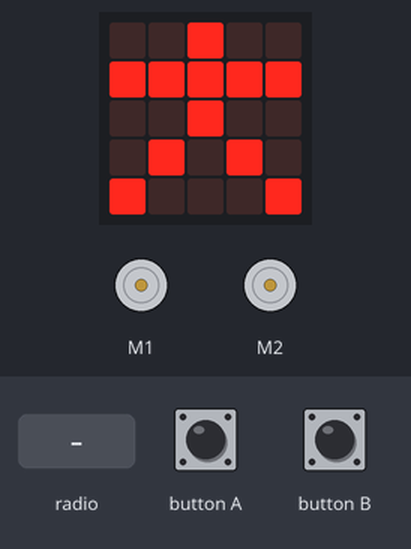
Bench run of a program on a simulated BBC micro:bit (MakeCode). On the bench: the board's 5×5 LED display, 2 × DC motor (green arrow = forward, orange = backward, longer = faster). The inputs (shaded band) are chosen by the test bench.

Above: at 1.8 s.
1.9 s: radio message "1" arrives
At 3.1 s:
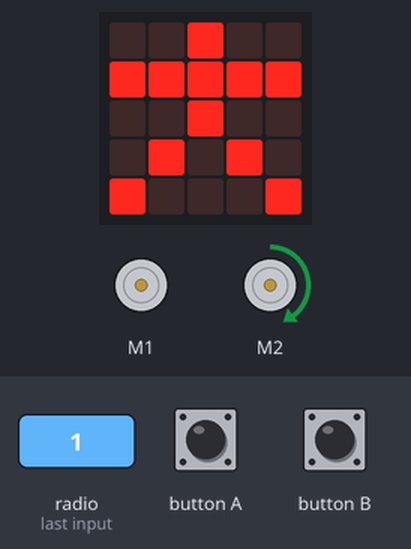
3.4 s: radio message "5" arrives
At 4.4 s:
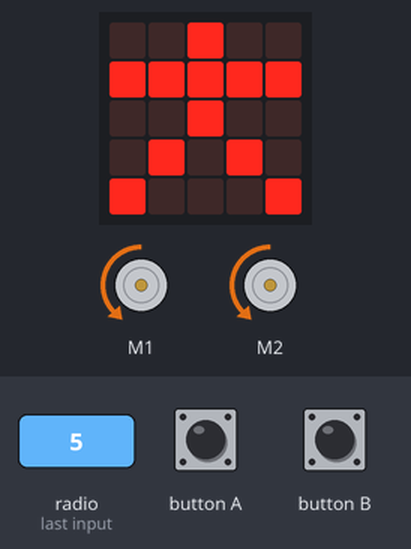
Timing chart, 0 to 6.4 s (numbered marks = the images above; inputs shaded):
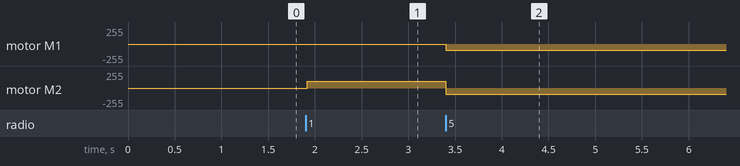

Measured:
- after the input at 1.9 s, motor M2: stopped → forward 99/255 at once
- after the input at 3.4 s, motor M1: stopped → backward 90/255 at once; motor M2: forward 99/255 → backward 90/255 at once

The program:

main.ts
```typescript
radio.onReceivedNumber(function (receivedNumber) {
    comando = receivedNumber
    if (comando == 1) {
        izquierda()
    }
    if (comando == 2) {
        derecha()
    }
    if (comando == 3) {
        adelante()
    }
    if (comando == 4) {
        Parar()
    }
    if (comando == 5) {
        atras()
    }
})
function derecha () {
    robotbit.MotorRunDual(
    robotbit.Motors.M1A,
    99,
    robotbit.Motors.M1B,
    0
    )
}
function Parar () {
    robotbit.MotorRunDual(
    robotbit.Motors.M1A,
    0,
    robotbit.Motors.M1B,
    0
    )
}
function adelante () {
    robotbit.MotorRunDual(
    robotbit.Motors.M1A,
    99,
    robotbit.Motors.M1B,
    99
    )
}
function atras () {
    robotbit.MotorRunDual(
    robotbit.Motors.M1A,
    -90,
    robotbit.Motors.M1B,
    -90
    )
}
function izquierda () {
    robotbit.MotorRunDual(
    robotbit.Motors.M1A,
    0,
    robotbit.Motors.M1B,
    99
    )
}
let comando = 0
radio.setGroup(1)
basic.showIcon(IconNames.StickFigure)
basic.forever(function () {
    if (input.isGesture(Gesture.TiltLeft)) {
        comando = 1
        radio.sendNumber(comando)
    }
    if (input.isGesture(Gesture.TiltRight)) {
        comando = 2
        radio.sendNumber(comando)
    }
    if (input.buttonIsPressed(Button.A)) {
        comando = 3
        radio.sendNumber(comando)
    }
    if (input.isGesture(Gesture.Shake)) {
        comando = 4
        radio.sendNumber(comando)
    }
    if (input.buttonIsPressed(Button.B)) {
        comando = 5
        radio.sendNumber(comando)
    }
})
```

test.ts
```typescript
// aquí va el archivo "tests"; esto no se compilará cuando este paquete se utilice como una extensión.
```
